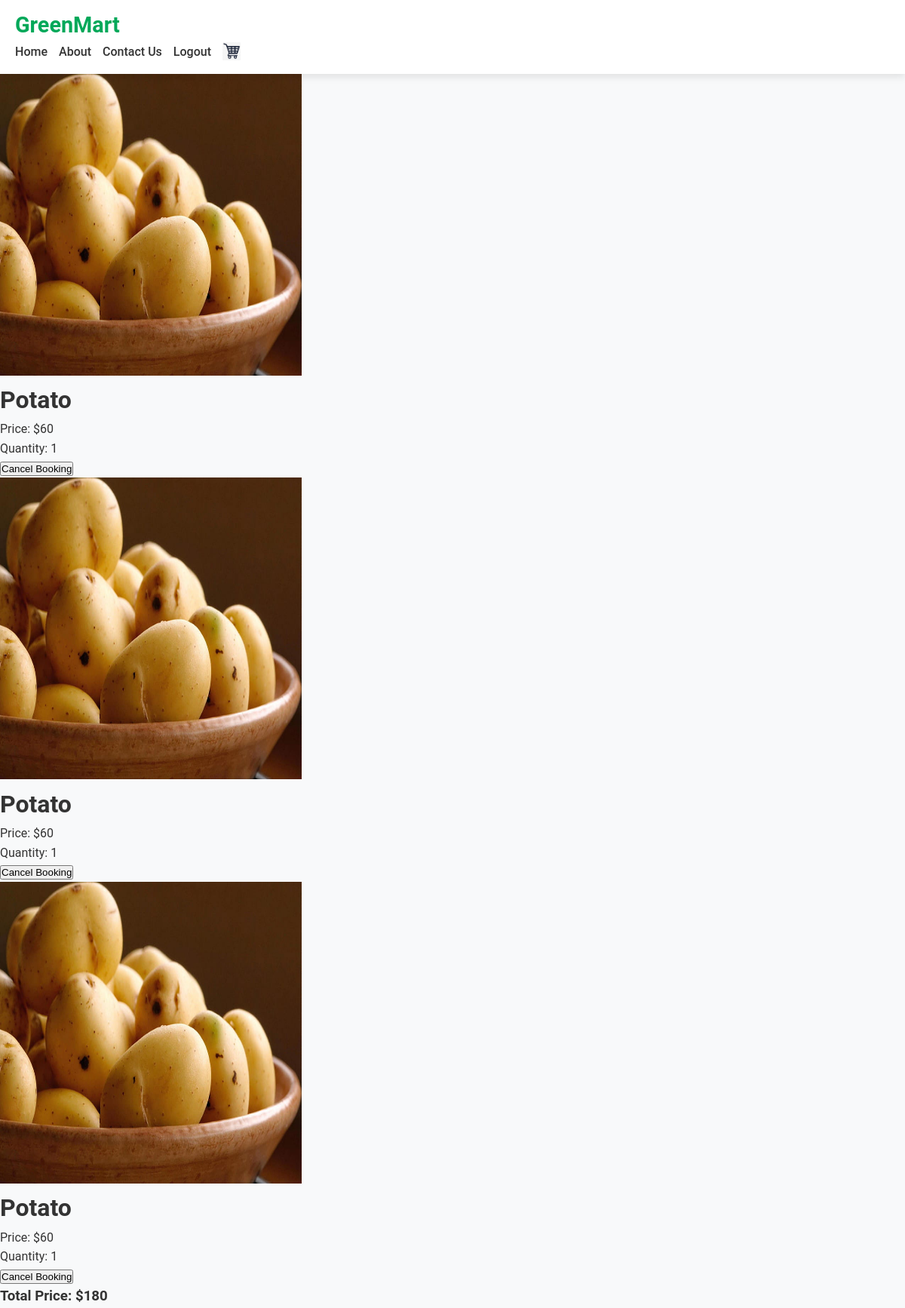
The page /bookings/ (signed in) on the database as committed earlier.
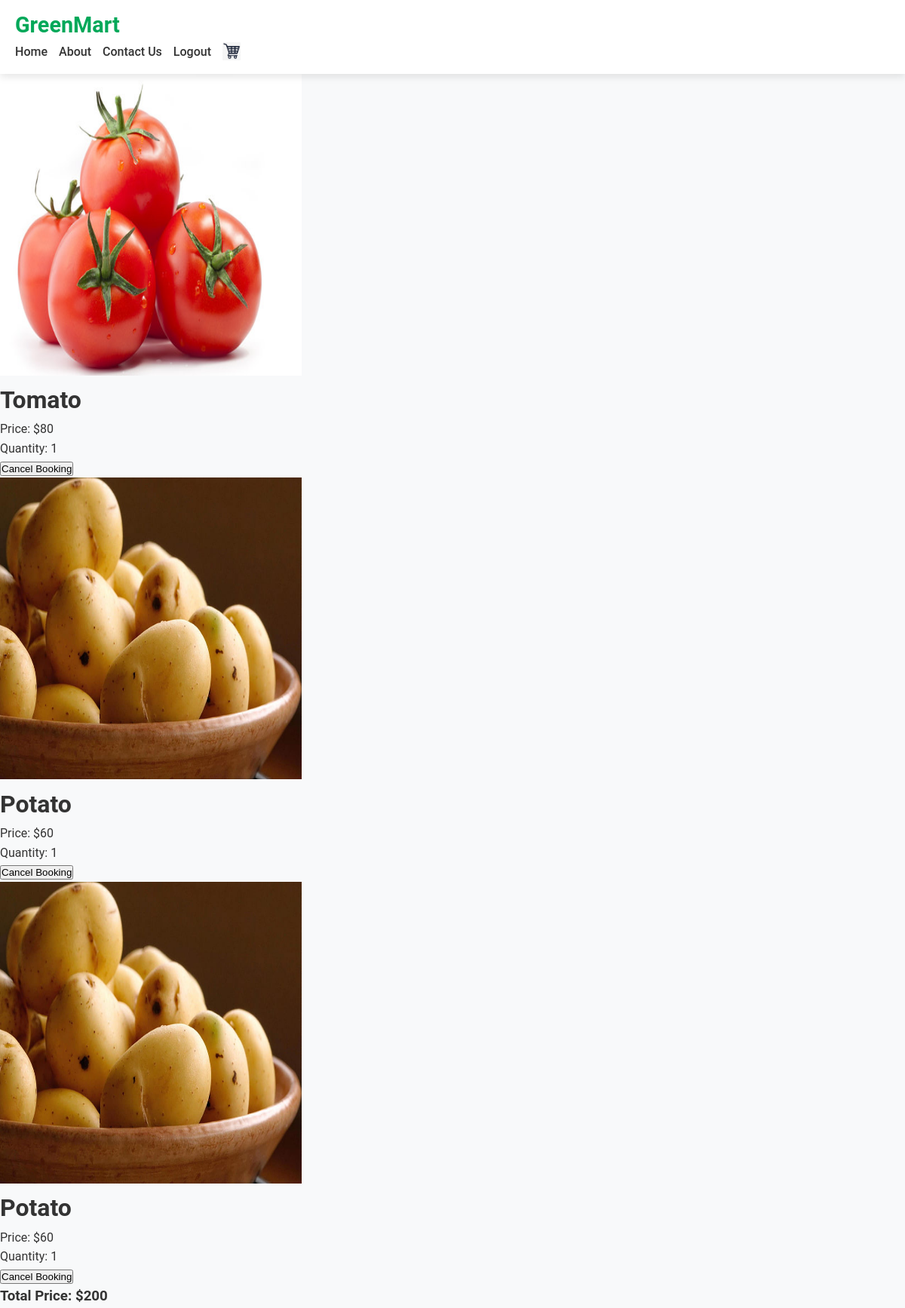
The same page on the database as committed later.
### gm_app/models.py (models this page shows)
class Buy(models.Model):
    product=models.ForeignKey(Product,on_delete=models.CASCADE)
    user=models.ForeignKey(User,on_delete=models.CASCADE)
    qty=models.PositiveIntegerField()
    price=models.IntegerField()
    date=models.DateField(auto_now_add=True)

class Product(models.Model):
    pid=models.TextField()
    name=models.TextField()
    dis=models.TextField()
    offer_price=models.IntegerField()
    price=models.IntegerField()
    stock=models.IntegerField()
    category=models.ForeignKey(Category,on_delete=models.CASCADE)
    img=models.FileField()

### gm_app/views.py (the view)
# urls.py: path('bookings/', views.bookings, name='user_bookings'),
def bookings(req):
    user = User.objects.get(username=req.session['user'])  # Get the user from the session
    buy = Buy.objects.filter(user=user).order_by('-id')  # Get all bookings for the user in reverse order
    total_price = sum(item.product.price * item.qty for item in buy)  # Calculate total price
    if req.method == 'POST':
        booking_id = req.POST.get('cancel_booking')
        if booking_id:
            booking = Buy.objects.get(id=booking_id)
            booking.delete()
            return redirect(bookings)
    return render(req, 'user/booking.html', {'bookings': buy, 'total_price': total_price})

### templates/user/booking.html (shortened to what this page needs)
<!DOCTYPE html>
<html lang="en">
<head>
    {%load static%}
</head>
<body>
   <nav class="navbar">
    <div class="container">
        <a class="navbar-brand" href="{% url 'user_home' %}">GreenMart</a>
        <div>
            <ul style="list-style: none; display: flex; margin: 0; padding: 0;">
                <li><a class="nav-link" href="{% url 'user_home' %}">Home</a></li>
                <li><a class="nav-link" href="{% url 'about_user' %}">About</a></li>
                <li><a class="nav-link" href="{% url 'contact_user' %}">Contact Us</a></li>
                <li><a class="nav-link" href="{% url 'logout' %}">Logout</a></li>
                <li><a class="nav-link" href="{% url 'view_cart' %}"><img src="{% static 'img/cart.png' %}" alt="Cart" style="width: 24px;"></a></li>
            </ul>
        </div>
    </div>
</nav>
    <div class="container">
        <div class="row">
            {% for booking in bookings %}
            <div class="col-lg-12">
                <img src="{{ booking.product.img.url }}" style="width: 400px; height: 400px;" alt="">
                <div class="col-lg-7">
                    <h1 class="mb-3">{{ booking.product.name }}</h1>
                    <p>Price: <span class="text-success fw-bold">${{ booking.product.price }}</span></p>
                    <p>Quantity: <span class="text-success fw-bold">{{ booking.qty }}</span></p>
                    <form method="POST" action="">
                        <button type="submit" name="cancel_booking" value="{{ booking.id }}" class="btn btn-danger">Cancel Booking</button>
                    </form>
                </div>
            </div>
            {% endfor %}
        </div>
        <div class="col-lg-12 mt-3">
            <h3>Total Price: <span class="text-success fw-bold">${{ total_price }}</span></h3>
        </div>
    </div>
</body>
</html>

### templates/user/booking.html (style rules this page uses)
* { margin: 0; padding: 0; box-sizing: border-box; }
body { font-family: 'Roboto', Arial, sans-serif; background-color: #f8f9fa; color: #333; line-height: 1.6; }
.navbar { background-color: #fff; box-shadow: 0 4px 10px rgba(0, 0, 0, 0.1); padding: 10px 20px; position: sticky; top: 0; z-index: 1000; }
.navbar-brand { font-weight: bold; color: #00a859 !important; font-size: 1.8rem; text-decoration: none; }
.nav-link { color: #333; margin-right: 15px; text-decoration: none; font-weight: 500; transition: color 0.3s; }

Rows that differ between the two databases and show on the page:
removed Buy: product.img (picture), product.name "Potato", product.price "60", qty "1", {{ booking.id }} 4 (drawn)
added Buy: product.img (picture), product.name "Tomato", product.price "80", qty "1", {{ booking.id }} 6 (drawn)
Other text that changed with them:
{{ total_price }}: "180" → "200"
